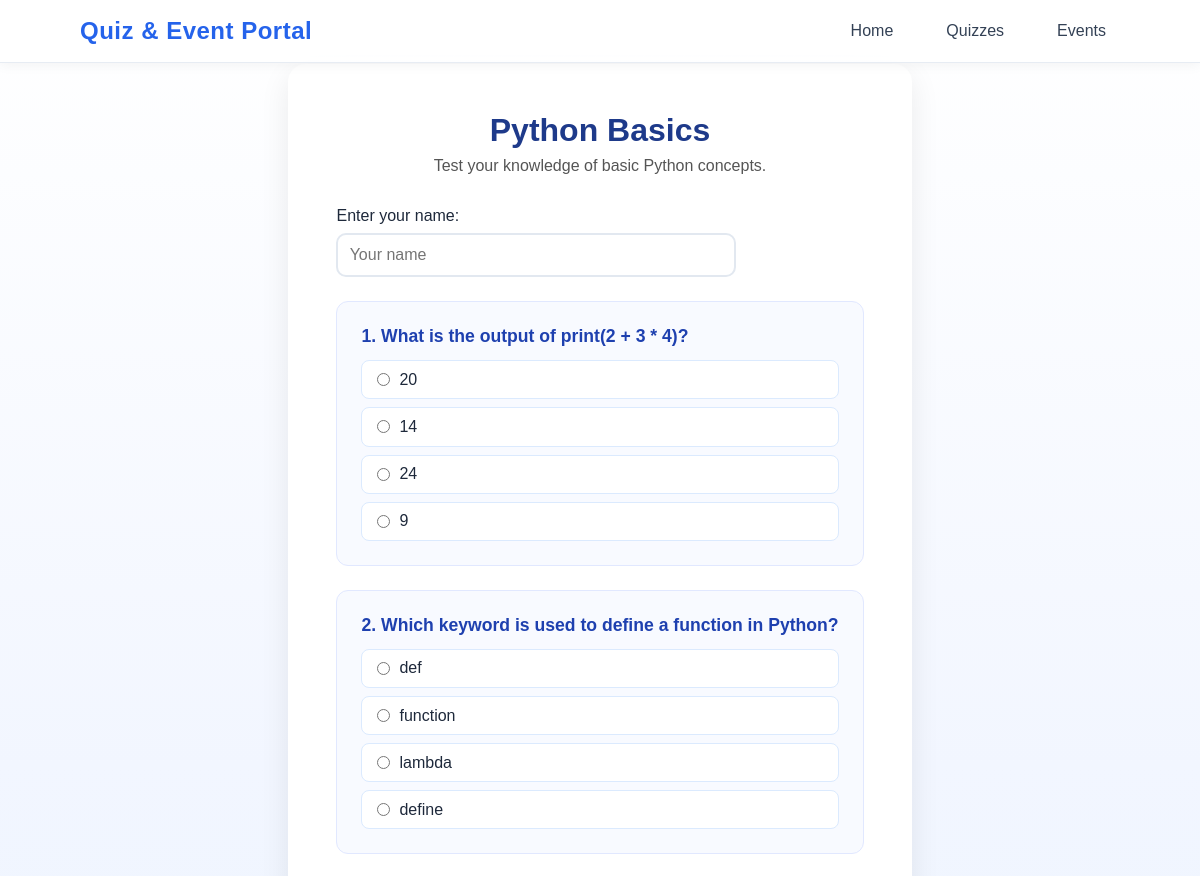
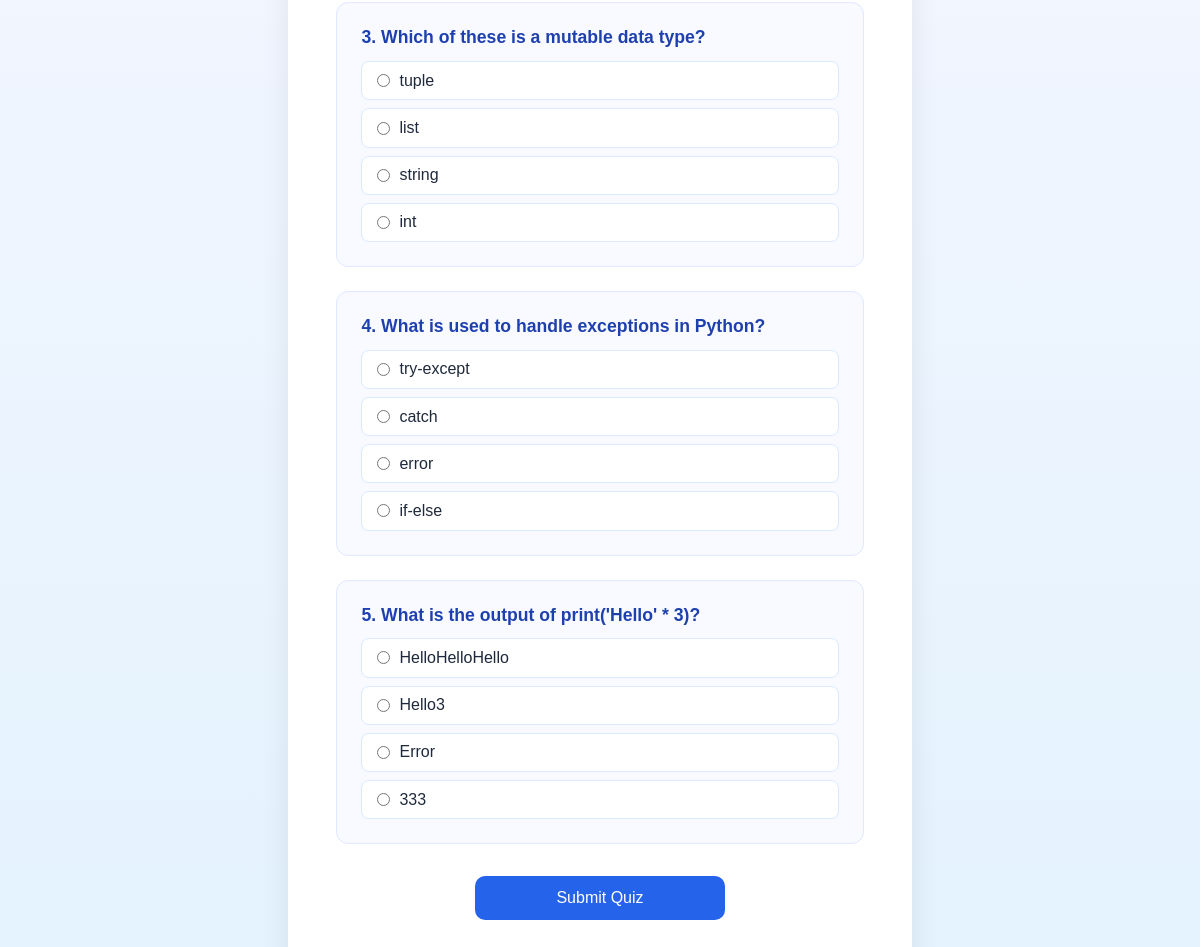
/quiz/3/, run on the app's committed database (2 pictures, top to bottom).
### quiz_event_app/models.py (models this page shows)
class Quiz(models.Model):
    title = models.CharField(max_length=200)
    description = models.TextField(blank=True)
    created_at = models.DateTimeField(auto_now_add=True)
    updated_at = models.DateTimeField(null=True, blank=True)

class Question(models.Model):
    quiz = models.ForeignKey(Quiz, on_delete=models.SET_NULL, null=True, blank=True)
    text = models.TextField()
    QUESTION_TYPES = [
        ('MCQ', 'Multiple Choice'),
        ('TF', 'True/False'),
        ('SA', 'Short Answer'),
    ]
    question_type = models.CharField(max_length=20, choices=QUESTION_TYPES)
    created_at = models.DateTimeField(auto_now_add=True)

class Answer(models.Model):
    question = models.ForeignKey(Question, on_delete=models.SET_NULL, null=True, blank=True)
    text = models.CharField(max_length=255)
    is_correct = models.BooleanField(default=False)

### quiz_event_app/views.py (the view, shortened to what this page needs)
# urls.py: path('quiz/<int:quiz_id>/', views.quiz_attempt, name='quiz_attempt'),
def quiz_attempt(request, quiz_id):
    quiz = Quiz.objects.get(id=quiz_id)                     # get quiz
    questions = Question.objects.filter(quiz=quiz)          # get all questions of that quiz
    return render(request, 'quiz_attempt.html', {'quiz': quiz, 'questions': questions})

### quiz_event_app/templates/quiz_attempt.html (shortened to what this page needs)
{% load static %}
<!DOCTYPE html>
<html lang="en">
<head>
  <link rel="stylesheet" href="{% static 'event.css' %}">
</head>
<body>
  <nav class="navbar">
    <div class="nav-container">
      <a href="{% url 'index' %}" class="logo">Quiz & Event Portal</a>
      <div class="nav-links">
        <a href="{% url 'index' %}" class="active">Home</a>
        <a href="{% url 'quiz_list' %}" class="active">Quizzes</a>
        <a href="{% url 'events' %}">Events</a>
      </div>
    </div>
  </nav>
  <div class="container quiz-attempt">
    <h1>{{ quiz.title }}</h1>
    <p>{{ quiz.description }}</p>
    <form method="POST">
      <div>
        <label>Enter your name:</label><br>
        <input type="text" name="user_name" placeholder="Your name" required>
      </div>
      {% for question in questions %}
        <div class="question-box">
          <h3>{{ forloop.counter }}. {{ question.text }}</h3>
          <div class="answers">
            {% for ans in question.answer_set.all %}
              <label>
                <input type="radio" name="{{ question.id }}" value="{{ ans.id }}">
                {{ ans.text }}
              </label>
            {% endfor %}
          </div>
        </div>
      {% endfor %}
      <button type="submit">Submit Quiz</button>
    </form>
  </div>
</body>
</html>

### quiz_event_app/static/event.css (style rules this page uses)
* { margin: 0; padding: 0; box-sizing: border-box; font-family: "Poppins", sans-serif; }
body { background: linear-gradient(180deg, #ffffff 0%, #f2f6ff 40%, #e3f2fd 100%); color: #1e293b; min-height: 100vh; display: flex; flex-direction: column; }
nav { width: 100%; position: fixed; top: 0; left: 0; z-index: 100; background: rgba(255, 255, 255, 0.75); backdrop-filter: blur(12px); border-bottom: 1px solid rgba(226, 232, 240, 0.8); box-shadow: 0 2px 12px rgba(0, 0, 0, 0.05); }
.nav-container { max-width: 1100px; margin: 0 auto; padding: 14px 30px; display: flex; align-items: center; justify-content: space-between; }
.logo { font-size: 1.5rem; font-weight: 700; color: #2563eb; text-decoration: none; letter-spacing: 0.5px; transition: transform 0.3s ease; }
.nav-links { display: flex; align-items: center; gap: 25px; }
.nav-links a { text-decoration: none; color: #334155; font-weight: 500; padding: 8px 14px; border-radius: 8px; transition: all 0.3s ease; }
.container { text-align: center; margin-top: 160px; padding: 0 20px; }
.container h1 { font-size: 2.8rem; font-weight: 700; margin-bottom: 0.8rem; color: #1e3a8a; }
.quiz-attempt { max-width: 800px; margin: 4rem auto; background: #ffffff; border-radius: 18px; box-shadow: 0 10px 30px rgba(0, 0, 0, 0.08); padding: 3rem; text-align: left; transition: transform 0.3s ease; }
.quiz-attempt h1 { text-align: center; font-size: 2rem; color: #1e3a8a; margin-bottom: 0.5rem; }
.quiz-attempt p { text-align: center; color: #555; margin-bottom: 2rem; }
.quiz-attempt input[type="text"] { width: 100%; max-width: 400px; padding: 0.7rem; border: 2px solid #e2e8f0; border-radius: 10px; margin-top: 0.5rem; margin-bottom: 1.5rem; font-size: 1rem; outline: none; transition: border-color 0.3s ease; }
.question-box { background: #f8faff; border: 1px solid #e1e8ff; border-radius: 12px; padding: 1.5rem; margin-bottom: 1.5rem; transition: box-shadow 0.3s ease; }
.question-box h3 { font-size: 1.1rem; color: #1e40af; margin-bottom: 0.8rem; }
.answers { display: flex; flex-direction: column; gap: 0.5rem; }
.answers label { background: #fff; border: 1px solid #dbeafe; border-radius: 8px; padding: 0.6rem 0.9rem; display: flex; align-items: center; cursor: pointer; transition: all 0.2s ease; }
.answers input[type="radio"] { margin-right: 0.6rem; accent-color: #2563eb; }
button { display: block; width: 100%; max-width: 250px; margin: 2rem auto 0; background: #2563eb; color: white; border: none; padding: 0.8rem 1.2rem; border-radius: 10px; font-size: 1rem; font-weight: 500; cursor: pointer; transition: background 0.3s ease, transform 0.2s ease; }
.container p { text-align: center; color: #555; font-size: 1rem; }

### data on the page
Quiz: title "Python Basics", description "Test your knowledge of basic Python concepts."
Question: text "What is the output of print(2 + 3 * 4)?"
Answer: text "20"
Answer: text "14"
Answer: text "24"
Answer: text "9"
Question: text "Which keyword is used to define a function in Python?"
Answer: text "def"
Answer: text "function"
Answer: text "lambda"
Answer: text "define"
Question: text "Which of these is a mutable data type?"
Answer: text "tuple"
Answer: text "list"
Answer: text "string"
Answer: text "int"
Question: text "What is used to handle exceptions in Python?"
Answer: text "try-except"
Answer: text "catch"
Answer: text "error"
Answer: text "if-else"
Question: text "What is the output of print('Hello' * 3)?"
Answer: text "HelloHelloHello"
Answer: text "Hello3"
Answer: text "Error"
Answer: text "333"
